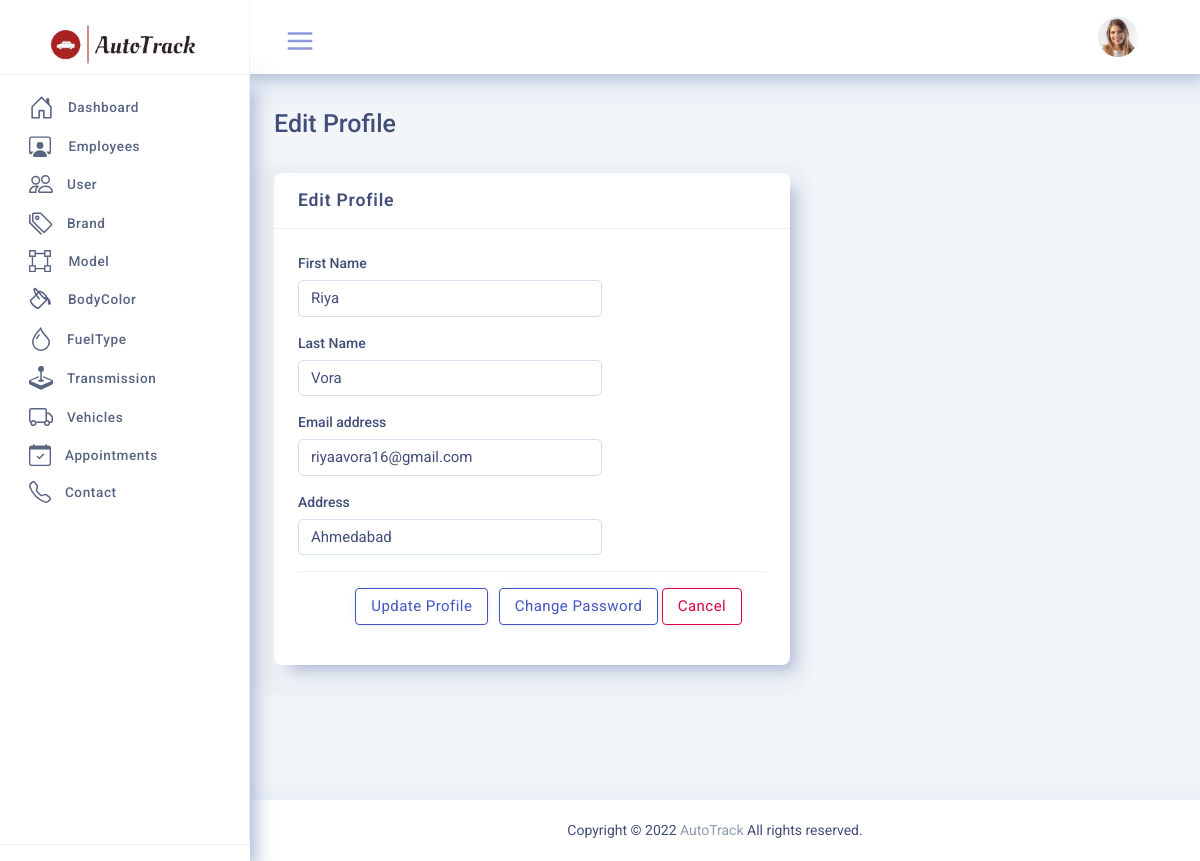
Page /admin/admindashboard/Dash/DASHTIC-LTR/pages/editprofile.php (signed in) on the committed database.
### tables this page shows
CREATE TABLE `user` (
  `user_id` bigint(20) UNSIGNED NOT NULL,
  `user_role_id` int(10) UNSIGNED NOT NULL,
  `first_name` varchar(30) NOT NULL,
  `last_name` varchar(30) NOT NULL,
  `email` varchar(60) NOT NULL,
  `username` varchar(30) NOT NULL,
  `password` varchar(256) NOT NULL,
  `address` text NOT NULL,
  `user_image` varchar(100) DEFAULT NULL
);

### admin/admindashboard/Dash/DASHTIC-LTR/pages/editprofile.php (the view, shortened to what this page needs)
<?php include('header.php');?>
<div class="page">
	<div class="page-main">
		<?php include('sidebar.php');?>
		<div class="app-content main-content">
			<div class="side-app">
				<?php include('pageheader.php');?>
						<div class="page-header">
							<div class="page-leftheader">
								<h4 class="page-title">Edit Profile</h4>
							</div>
						</div>
						<div class="row">
							<div class="col-xl-8 col-lg-7">
								<div class="card">
									<div class="card-header">
										<div class="card-title">Edit Profile</div>
									</div><?php ?>
									<form action="" method = "post">
										<div class="card-body">
											<div class="row">
												<div class="col-sm-8 col-md-8">
													<div class="form-group">
														<label class="form-label">First Name</label>
														<input type="text" class="form-control" value = "<?php echo $row['first_name'];?>" name="firstname">
													</div>
												</div>
												<div class="col-sm-8 col-md-8">
													<div class="form-group">
														<label class="form-label">Last Name</label>
														<input type="text" class="form-control" value = "<?php echo $row['last_name'];?>" name="lastname">
													</div>
												</div>
												<div class="col-sm-8 col-md-8">
													<div class="form-group">
													<label class="form-label">Email address</label>
													<input type="email" class="form-control" value = "<?php echo $row['email'];?>" name="email" id = "email">
												</div>
											</div>
											<div class="col-md-8">
												<div class="form-group">
													<label class="form-label">Address</label>
													<input type="textarea" class="form-control" value = "<?php echo $row['address'];?>" name="address">
												</div>
											</div>
										</form>
											</div>
											<div class="card-footer text-right">
										<button class="btn btn-outline-primary" type="submit"  name="submit">Update Profile</button>&nbsp;&nbsp;
										<a href="javascript:void(0)" class = "btn btn-outline-primary" id="btn_changepassword" >Change Password</a>
										<a href="profile.php" class = "btn btn-outline-danger"  >Cancel</a>
									</div>
									</div>
									</div>
								</div>
							</div>
						</div>
						</div>
			<?php include('footer.php') ?>
			</body>
</html>

### admin/admindashboard/Dash/DASHTIC-LTR/pages/pageheader.php (shortened to what this page needs)
<?php include '_dbconnect.php';?>
<?php
if (isset($_SESSION['username'])) {
	$username =$_SESSION['username'];
	$query = " SELECT * FROM USER WHERE username = '$username' OR email = '$username' AND (user_role_id=1 OR user_role_id=2) ";
	$result = mysqli_query($conn,$query);
	$row = mysqli_fetch_assoc($result);
}
else{
	?>
	<script>window.location= 'login.php';</script>
	<?php
}
?>
				<div class="app-header header top-header">
					<div class="container-fluid">
						<div class="d-flex">
							<div class="dropdown side-nav">
								<div class="app-sidebar__toggle" data-toggle="sidebar">
									<a class="open-toggle" href="">
									</a>
								</div>
							</div>
							<div class="d-flex order-lg-2 ml-auto">
				<div class="dropdown profile-dropdown">
									<a href="profile.php" class="nav-link pr-0 leading-none"  >
										<span>
											<img src="../public/assets/images/users/<?php echo $row['user_image'];?>" alt="img" class="avatar avatar-md brround">
										</span>
									</a>
								</div>
						</div>
					</div>
				</div>
</div>

### admin/admindashboard/Dash/DASHTIC-LTR/public/assets/css/sidemenu.css (style rules this page uses)
.app-content { min-height: calc(100vh - 50px); margin-top: 50px; margin-bottom: 0 !important; -webkit-transition: margin-left 0.2s ease; -o-transition: margin-left 0.2s ease; transition: margin-left 0.2s ease; overflow: hidden; }
.app-content .side-app { padding: 25px 1.5rem 0 1.5rem; }
@media (min-width: 768px) { .app-content { margin-left: 250px; padding-bottom: 1rem; } }
.app-header { position: fixed; left: 0; right: 0; top: 0; width: 100%; display: -webkit-box; display: -ms-flexbox; display: flex; z-index: 999; padding-right: 15px; padding: 0.75rem 0; -webkit-transition: padding-left 0.2s ease; -o-transition: padding-left 0.2s ease; transition: padding-left 0.2s ease; }
@media (min-width: 768px) { .app-header { padding-right: 30px; } }
.app-sidebar__toggle { margin: 5px; padding: 5px 18px; text-align: center; height: 2.5rem; font-size: 1.2rem; position: relative; border-radius: 3px; }
.app-sidebar__toggle a { color: #b6c1d9; }
@media (min-width: 768px) { .header.top-header { padding-left: 250px; } }

### rows in the picture
user: user_image (picture), firstname "Riya", lastname "Vora", email "riyaavora16@gmail.com", address "Ahmedabad"
